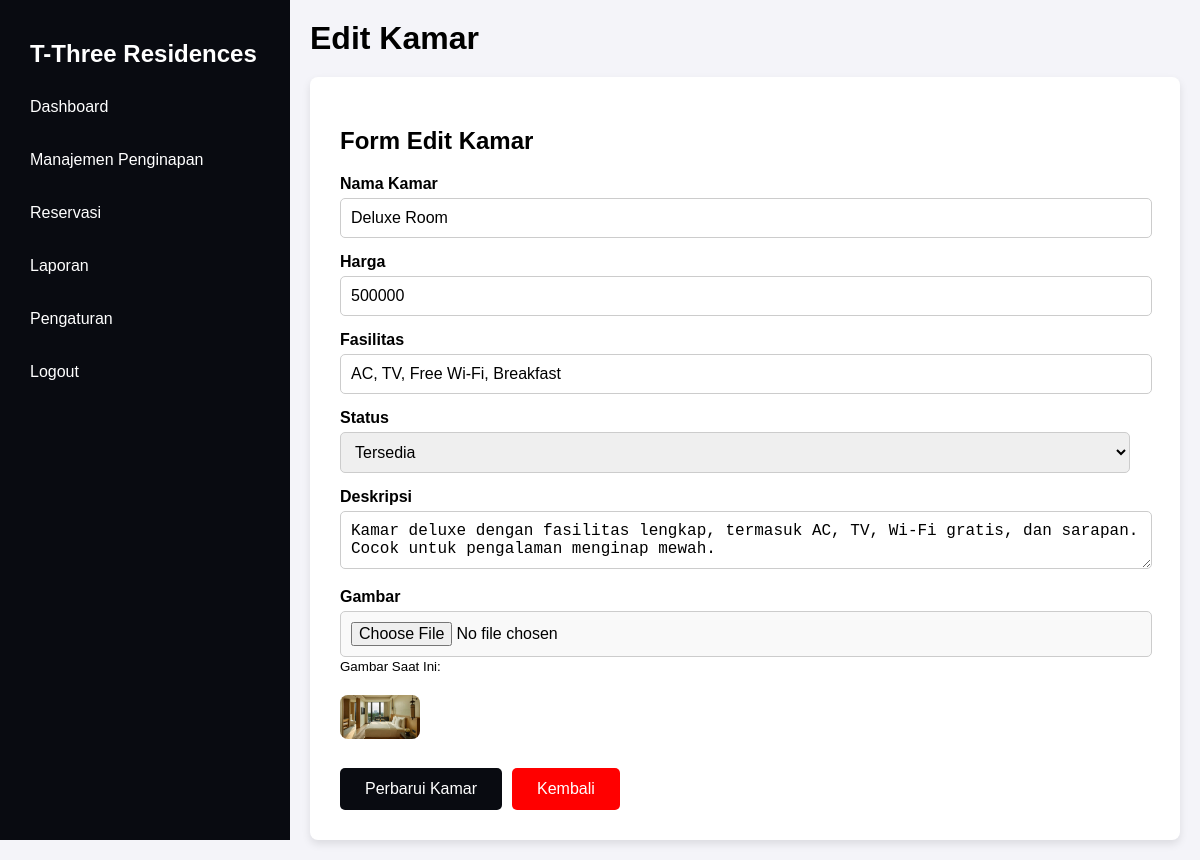
The page /admin/edit_kamar.php?id_kamar=13 (signed in) on the database its author committed.
### tables this page shows
CREATE TABLE `settings` (
  `id` int(11) NOT NULL,
  `setting_key` varchar(255) NOT NULL,
  `value` text NOT NULL
);

CREATE TABLE `kamar` (
  `id_kamar` int(11) NOT NULL,
  `nama_kamar` varchar(255) NOT NULL,
  `harga` int(11) NOT NULL,
  `fasilitas` text DEFAULT NULL,
  `status` enum('tersedia','terisi') DEFAULT 'tersedia',
  `tipe_kamar` enum('deluxe','standard','suite','') NOT NULL,
  `gambar` varchar(255) DEFAULT NULL,
  `created_at` timestamp NOT NULL DEFAULT current_timestamp(),
  `deskripsi` text NOT NULL
);

### admin/edit_kamar.php (the view, shortened to what this page needs)
<?php
    include "../config/koneksi.php";
    $id_kamar = $_GET['id_kamar'];
    $query_kamar = mysqli_query($koneksi, "SELECT * FROM kamar WHERE id_kamar = '$id_kamar'");
    $kamar = mysqli_fetch_assoc($query_kamar);
    $query_website = mysqli_query($koneksi, "SELECT value FROM settings WHERE setting_key = 'website_name'");
    $website = mysqli_fetch_assoc($query_website);
    $website_name = $website['value'];
?>
<!DOCTYPE html>
<html lang="id">
<head>
    <link rel="stylesheet" href="../assets/css/admin.css">
</head>
<body>
    <div class="dashboard-container">
        <?php include '../includes/sidebar.php'; ?>
        <main>
            <header>
                <h1>Edit Kamar</h1>
            </header>
            <section class="main-content">
                <form method="POST" enctype="multipart/form-data" class="form-container">
                    <h2>Form Edit Kamar</h2>
                    <div class="input-field">
                        <label for="nama_kamar">Nama Kamar</label>
                        <input type="text" name="nama_kamar" value="<?= $kamar['nama_kamar']; ?>" required>
                    </div>
                    <div class="input-field">
                        <label for="harga">Harga</label>
                        <input type="number" name="harga" value="<?= $kamar['harga']; ?>" required>
                    </div>
                    <div class="input-field">
                        <label for="fasilitas">Fasilitas</label>
                        <input type="text" name="fasilitas" value="<?= $kamar['fasilitas']; ?>" required>
                    </div>
                    <div class="input-field">
                        <label for="status">Status</label>
                        <select name="status" required>
                            <option value="tersedia" <?= $kamar['status'] == 'tersedia' ? 'selected' : ''; ?>>Tersedia
                            </option>
                        </select>
                    </div>
                    <div class="input-field">
                        <label for="deskripsi">Deskripsi</label>
                        <textarea name="deskripsi" required><?= $kamar['deskripsi']; ?></textarea>
                    </div>
                    <div class="input-field">
                        <label for="gambar">Gambar</label>
                        <input type="file" name="gambar">
                        <small>Gambar Saat Ini:</small>
                        <div class="kamar-img">
                            <img src="../assets/uploads/<?= $kamar['gambar']; ?>" alt="Gambar Kamar" width="150">
                        </div>
                    </div>
                    <div style="display: flex; gap: 10px; align-items: center;">
                        <button type="submit" name="update_kamar" class="btn-primary">Perbarui Kamar</button>
                        <a href="manajemen_penginapan.php" class="btn-primary red">Kembali</a>
                    </div>
                </form>
            </section>
        </main>
    </div>
</body>
</html>

### includes/sidebar.php
<aside class="sidebar">
    <h2><?= $website_name ?></h2>
    <nav>
        <ul>
            <li><a href="dashboard.php">Dashboard</a></li>
            <li><a href="manajemen_penginapan.php">Manajemen Penginapan</a></li>
            <li><a href="reservasi.php">Reservasi</a></li>
            <li><a href="laporan.php">Laporan</a></li>
            <li><a href="settings.php">Pengaturan</a></li>
            <li><a href="../logout.php">Logout</a></li>
        </ul>
    </nav>
</aside>

### assets/css/admin.css (style rules this page uses)
body { font-family: Arial, sans-serif; margin: 0; padding: 0; background-color: #f4f4f9; }
.dashboard-container { display: flex; }
.sidebar { position: fixed; top: 0; left: 0; z-index: 1000; width: 250px; background-color: #090b11; color: white; padding: 20px; height: 100vh; }
.sidebar h2 { color: white; text-align: left; padding-left: 10px; }
.sidebar nav ul { list-style: none; padding: 0; }
.sidebar nav ul li { margin: 15px 0; }
.sidebar nav ul li a { color: white; text-decoration: none; display: block; padding: 10px; }
main { flex: 1; padding: 20px; margin-left: 290px; }
h1 { margin: 0; }
img { border-radius: 5px; width: 80px; height: 50px; object-fit: cover; }
.form-container { background-color: #fff; padding: 30px; border-radius: 8px; box-shadow: 0 4px 8px rgba(0, 0, 0, 0.1); margin-top: 20px; }
.form-container h2 { margin-bottom: 20px; }
.form-container .input-field { margin-bottom: 15px; }
.form-container label { display: block; font-weight: bold; margin-bottom: 5px; }
.input-field input, textarea, select { width: 97.5%; padding: 10px; border: 1px solid #ccc; border-radius: 5px; font-size: 16px; }
.form-container input[type="file"] { padding: 10px; background-color: #f9f9f9; border: 1px solid #ccc; border-radius: 5px; font-size: 16px; }
.btn-primary { background-color: #090b11; color: white; padding: 12px 25px; border: none; border-radius: 5px; cursor: pointer; font-size: 16px; margin-top: 10px; text-decoration: none; }
.red { background-color: red; }
.kamar-img { margin-top: 20px; }
.kamar-img img { border-radius: 8px; max-width: 100%; height: auto; }

### rows shown on the page
settings: value "T-Three Residences"
kamar: nama_kamar "Deluxe Room", harga "500000", fasilitas "AC, TV, Free Wi-Fi, Breakfast", status "Tersedia", deskripsi "Kamar deluxe dengan fasilitas lengkap, termasuk AC, TV, Wi-Fi gratis, dan sarapan. Cocok untuk pengalaman menginap mewah.", gambar (picture)
